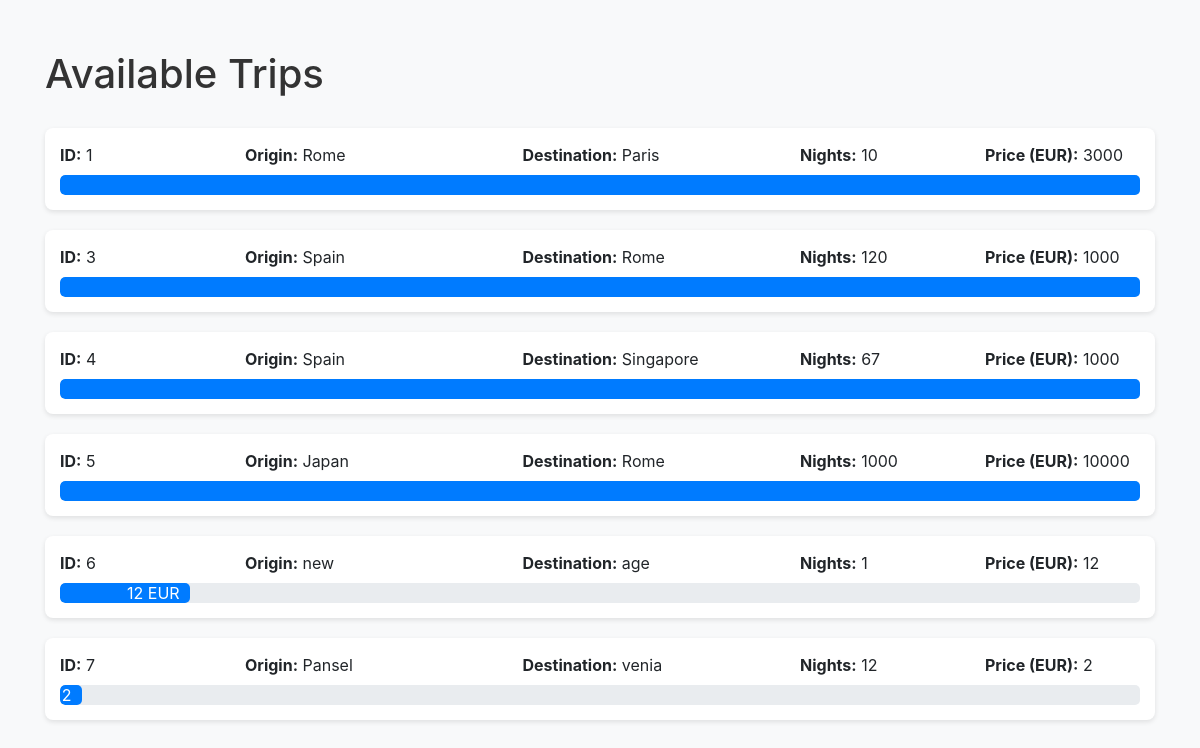
The page / on the database its author committed.
### Europe/models.py (models this page shows, shortened)
class Trip(models.Model):
    origin = models.CharField(max_length=200)
    destination = models.CharField(max_length=200)
    nights = models.IntegerField()
    price = models.IntegerField()

### Europe/views.py (the view)
# urls.py: path('', views.index, name ='index'),
def index(request):
    context = {
        "trips": Trip.objects.all(),
    }
    return render(request, "trips/index.html", context)

### Europe/templates/trips/index.html (shortened to what this page needs)
<!DOCTYPE html>
<html lang="en">
<head>
    <link rel="stylesheet" href="https://stackpath.bootstrapcdn.com/bootstrap/4.5.2/css/bootstrap.min.css">
</head>
<body>
    <div class="container">
        <h1>Available Trips</h1>
        {% for trip in trips %}
        <div class="trip-row">
            <div class="row">
                <div class="col-md-2"><strong>ID:</strong> {{ trip.id }}</div>
                <div class="col-md-3"><strong>Origin:</strong> {{ trip.origin }}</div>
                <div class="col-md-3"><strong>Destination:</strong> {{ trip.destination }}</div>
                <div class="col-md-2"><strong>Nights:</strong> {{ trip.nights }}</div>
                <div class="col-md-2"><strong>Price (EUR):</strong> {{ trip.price }}</div>
            </div>
            <div class="price-container mt-2">
                <div class="price-bar" style="width: {{ trip.price }}%;">{{ trip.price }} EUR</div>
            </div>
        </div>
        {% empty %}
        <div class="trip-row">
            <p>No trips available.</p>
        </div>
        {% endfor %}
    </div>
</body>
</html>

### Europe/templates/trips/index.html (style rules this page uses)
body { background-color: #f8f9fa; }
.container { margin-top: 50px; }
h1 { margin-bottom: 30px; color: #333; }
.trip-row { background: white; border-radius: 8px; padding: 15px; box-shadow: 0 2px 5px rgba(0, 0, 0, 0.1); margin-bottom: 20px; }
.price-bar { background-color: #007bff; height: 20px; border-radius: 5px; text-align: right; color: white; padding-right: 10px; line-height: 20px; }
.price-container { background: #e9ecef; border-radius: 5px; overflow: hidden; }

### rows shown on the page
Trip: id "1", origin "Rome", destination "Paris", nights "10", price "3000"
Trip: id "3", origin "Spain", destination "Rome", nights "120", price "1000"
Trip: id "4", origin "Spain", destination "Singapore", nights "67", price "1000"
Trip: id "5", origin "Japan", destination "Rome", nights "1000", price "10000"
Trip: id "6", origin "new", destination "age", nights "1", price "12"
Trip: id "7", origin "Pansel", destination "venia", nights "12", price "2"
